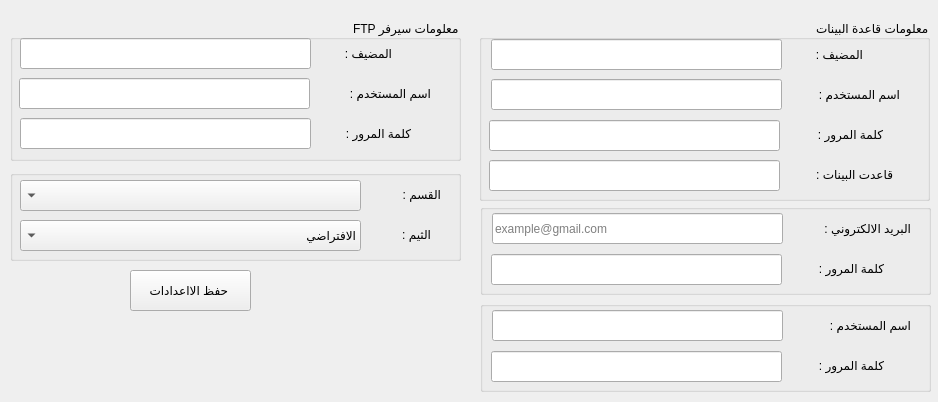
<?xml version="1.0" encoding="UTF-8"?>
<ui version="4.0">
 <class>Settings</class>
 <widget class="QWidget" name="Settings">
  <property name="geometry">
   <rect>
    <x>0</x>
    <y>0</y>
    <width>938</width>
    <height>402</height>
   </rect>
  </property>
  <property name="windowTitle">
   <string>اعدادات البرنامج</string>
  </property>
  <property name="windowIcon">
   <iconset resource="../pathIcon.qrc">
    <normaloff>:/images/Settings.png</normaloff>:/images/Settings.png</iconset>
  </property>
  <property name="layoutDirection">
   <enum>Qt::RightToLeft</enum>
  </property>
  <property name="styleSheet">
   <string notr="true"/>
  </property>
  <property name="locale">
   <locale language="Arabic" country="SaudiArabia"/>
  </property>
  <widget class="QGroupBox" name="groupBox">
   <property name="geometry">
    <rect>
     <x>479</x>
     <y>20</y>
     <width>451</width>
     <height>181</height>
    </rect>
   </property>
   <property name="title">
    <string>معلومات قاعدة البينات </string>
   </property>
   <widget class="QLineEdit" name="textHostDB">
    <property name="geometry">
     <rect>
      <x>12</x>
      <y>19</y>
      <width>291</width>
      <height>31</height>
     </rect>
    </property>
   </widget>
   <widget class="QLineEdit" name="textUserDB">
    <property name="geometry">
     <rect>
      <x>12</x>
      <y>59</y>
      <width>291</width>
      <height>31</height>
     </rect>
    </property>
   </widget>
   <widget class="QLabel" name="label">
    <property name="geometry">
     <rect>
      <x>313</x>
      <y>19</y>
      <width>71</width>
      <height>31</height>
     </rect>
    </property>
    <property name="text">
     <string>المضيف :</string>
    </property>
   </widget>
   <widget class="QLabel" name="label_2">
    <property name="geometry">
     <rect>
      <x>310</x>
      <y>59</y>
      <width>111</width>
      <height>31</height>
     </rect>
    </property>
    <property name="text">
     <string>اسم المستخدم :</string>
    </property>
   </widget>
   <widget class="QLabel" name="label_3">
    <property name="geometry">
     <rect>
      <x>313</x>
      <y>99</y>
      <width>91</width>
      <height>31</height>
     </rect>
    </property>
    <property name="text">
     <string>كلمة المرور :</string>
    </property>
   </widget>
   <widget class="QLabel" name="label_4">
    <property name="geometry">
     <rect>
      <x>313</x>
      <y>139</y>
      <width>101</width>
      <height>31</height>
     </rect>
    </property>
    <property name="text">
     <string>قاعدت البينات :</string>
    </property>
   </widget>
   <widget class="QLineEdit" name="textNameDB">
    <property name="geometry">
     <rect>
      <x>10</x>
      <y>140</y>
      <width>291</width>
      <height>31</height>
     </rect>
    </property>
   </widget>
   <widget class="QLineEdit" name="textPassDB">
    <property name="geometry">
     <rect>
      <x>10</x>
      <y>100</y>
      <width>291</width>
      <height>31</height>
     </rect>
    </property>
   </widget>
  </widget>
  <widget class="QGroupBox" name="groupBox_2">
   <property name="geometry">
    <rect>
     <x>10</x>
     <y>20</y>
     <width>451</width>
     <height>141</height>
    </rect>
   </property>
   <property name="title">
    <string>FTP معلومات سيرفر </string>
   </property>
   <widget class="QLabel" name="label_5">
    <property name="geometry">
     <rect>
      <x>311</x>
      <y>18</y>
      <width>71</width>
      <height>31</height>
     </rect>
    </property>
    <property name="text">
     <string>المضيف :</string>
    </property>
   </widget>
   <widget class="QLineEdit" name="textHostFTP">
    <property name="geometry">
     <rect>
      <x>10</x>
      <y>18</y>
      <width>291</width>
      <height>31</height>
     </rect>
    </property>
   </widget>
   <widget class="QLabel" name="label_6">
    <property name="geometry">
     <rect>
      <x>310</x>
      <y>58</y>
      <width>111</width>
      <height>31</height>
     </rect>
    </property>
    <property name="text">
     <string>اسم المستخدم :</string>
    </property>
   </widget>
   <widget class="QLineEdit" name="textUserFTP">
    <property name="geometry">
     <rect>
      <x>9</x>
      <y>58</y>
      <width>291</width>
      <height>31</height>
     </rect>
    </property>
   </widget>
   <widget class="QLabel" name="label_7">
    <property name="geometry">
     <rect>
      <x>310</x>
      <y>98</y>
      <width>91</width>
      <height>31</height>
     </rect>
    </property>
    <property name="text">
     <string>كلمة المرور :</string>
    </property>
   </widget>
   <widget class="QLineEdit" name="textPassFTP">
    <property name="geometry">
     <rect>
      <x>10</x>
      <y>98</y>
      <width>291</width>
      <height>31</height>
     </rect>
    </property>
   </widget>
  </widget>
  <widget class="QLabel" name="labCheckDB">
   <property name="geometry">
    <rect>
     <x>336</x>
     <y>270</y>
     <width>61</width>
     <height>41</height>
    </rect>
   </property>
   <property name="cursor">
    <cursorShape>OpenHandCursor</cursorShape>
   </property>
   <property name="toolTip">
    <string>التحقق من معلومات الداتا بيس</string>
   </property>
   <property name="text">
    <string/>
   </property>
   <property name="pixmap">
    <pixmap resource="../pathIcon.qrc">:/images/database.png</pixmap>
   </property>
   <property name="scaledContents">
    <bool>true</bool>
   </property>
  </widget>
  <widget class="QLabel" name="labCheckFTP">
   <property name="geometry">
    <rect>
     <x>270</x>
     <y>270</y>
     <width>51</width>
     <height>41</height>
    </rect>
   </property>
   <property name="cursor">
    <cursorShape>OpenHandCursor</cursorShape>
   </property>
   <property name="toolTip">
    <string> FTP التحقق من معلومات </string>
   </property>
   <property name="text">
    <string/>
   </property>
   <property name="pixmap">
    <pixmap resource="../pathIcon.qrc">:/images/ftp.png</pixmap>
   </property>
   <property name="scaledContents">
    <bool>true</bool>
   </property>
  </widget>
  <widget class="QGroupBox" name="groupBox_3">
   <property name="geometry">
    <rect>
     <x>480</x>
     <y>204</y>
     <width>451</width>
     <height>91</height>
    </rect>
   </property>
   <property name="title">
    <string/>
   </property>
   <widget class="QLineEdit" name="textEmail">
    <property name="geometry">
     <rect>
      <x>12</x>
      <y>9</y>
      <width>291</width>
      <height>31</height>
     </rect>
    </property>
    <property name="placeholderText">
     <string>example@gmail.com</string>
    </property>
   </widget>
   <widget class="QLabel" name="label_12">
    <property name="geometry">
     <rect>
      <x>310</x>
      <y>9</y>
      <width>121</width>
      <height>31</height>
     </rect>
    </property>
    <property name="text">
     <string>البريد الالكتروني :</string>
    </property>
   </widget>
   <widget class="QLabel" name="label_13">
    <property name="geometry">
     <rect>
      <x>313</x>
      <y>49</y>
      <width>91</width>
      <height>31</height>
     </rect>
    </property>
    <property name="text">
     <string>كلمة المرور :</string>
    </property>
   </widget>
   <widget class="QLineEdit" name="textPassEmail">
    <property name="geometry">
     <rect>
      <x>11</x>
      <y>50</y>
      <width>291</width>
      <height>31</height>
     </rect>
    </property>
   </widget>
  </widget>
  <widget class="QGroupBox" name="groupBox_4">
   <property name="geometry">
    <rect>
     <x>10</x>
     <y>170</y>
     <width>451</width>
     <height>91</height>
    </rect>
   </property>
   <property name="title">
    <string/>
   </property>
   <widget class="QLabel" name="label_14">
    <property name="geometry">
     <rect>
      <x>360</x>
      <y>9</y>
      <width>71</width>
      <height>31</height>
     </rect>
    </property>
    <property name="text">
     <string>القسم :</string>
    </property>
   </widget>
   <widget class="QLabel" name="label_15">
    <property name="geometry">
     <rect>
      <x>360</x>
      <y>49</y>
      <width>61</width>
      <height>31</height>
     </rect>
    </property>
    <property name="text">
     <string>الثيم :</string>
    </property>
   </widget>
   <widget class="QComboBox" name="comBoxCategory">
    <property name="geometry">
     <rect>
      <x>10</x>
      <y>10</y>
      <width>341</width>
      <height>31</height>
     </rect>
    </property>
   </widget>
   <widget class="QComboBox" name="ComBoxTheme">
    <property name="geometry">
     <rect>
      <x>10</x>
      <y>50</y>
      <width>341</width>
      <height>31</height>
     </rect>
    </property>
    <item>
     <property name="text">
      <string>الافتراضي</string>
     </property>
    </item>
    <item>
     <property name="text">
      <string>الابيض</string>
     </property>
    </item>
   </widget>
  </widget>
  <widget class="QPushButton" name="btnSave">
   <property name="geometry">
    <rect>
     <x>130</x>
     <y>270</y>
     <width>121</width>
     <height>41</height>
    </rect>
   </property>
   <property name="text">
    <string>حفظ الااعدادات </string>
   </property>
  </widget>
  <widget class="QLabel" name="labRunServer">
   <property name="geometry">
    <rect>
     <x>400</x>
     <y>270</y>
     <width>61</width>
     <height>41</height>
    </rect>
   </property>
   <property name="cursor">
    <cursorShape>OpenHandCursor</cursorShape>
   </property>
   <property name="toolTip">
    <string>تشغيل سيرفر الدرردشه</string>
   </property>
   <property name="text">
    <string/>
   </property>
   <property name="pixmap">
    <pixmap resource="../pathIcon.qrc">:/images/runServer.png</pixmap>
   </property>
   <property name="scaledContents">
    <bool>true</bool>
   </property>
  </widget>
  <widget class="QGroupBox" name="groupBox_5">
   <property name="geometry">
    <rect>
     <x>480</x>
     <y>301</y>
     <width>451</width>
     <height>91</height>
    </rect>
   </property>
   <property name="title">
    <string/>
   </property>
   <widget class="QLineEdit" name="textUsername">
    <property name="geometry">
     <rect>
      <x>12</x>
      <y>9</y>
      <width>291</width>
      <height>31</height>
     </rect>
    </property>
    <property name="placeholderText">
     <string/>
    </property>
   </widget>
   <widget class="QLabel" name="label_16">
    <property name="geometry">
     <rect>
      <x>310</x>
      <y>9</y>
      <width>121</width>
      <height>31</height>
     </rect>
    </property>
    <property name="text">
     <string>اسم المستخدم :</string>
    </property>
   </widget>
   <widget class="QLabel" name="label_17">
    <property name="geometry">
     <rect>
      <x>313</x>
      <y>49</y>
      <width>91</width>
      <height>31</height>
     </rect>
    </property>
    <property name="text">
     <string>كلمة المرور :</string>
    </property>
   </widget>
   <widget class="QLineEdit" name="textPassword">
    <property name="geometry">
     <rect>
      <x>11</x>
      <y>50</y>
      <width>291</width>
      <height>31</height>
     </rect>
    </property>
   </widget>
  </widget>
 </widget>
 <resources>
  <include location="../pathIcon.qrc"/>
 </resources>
 <connections/>
</ui>
